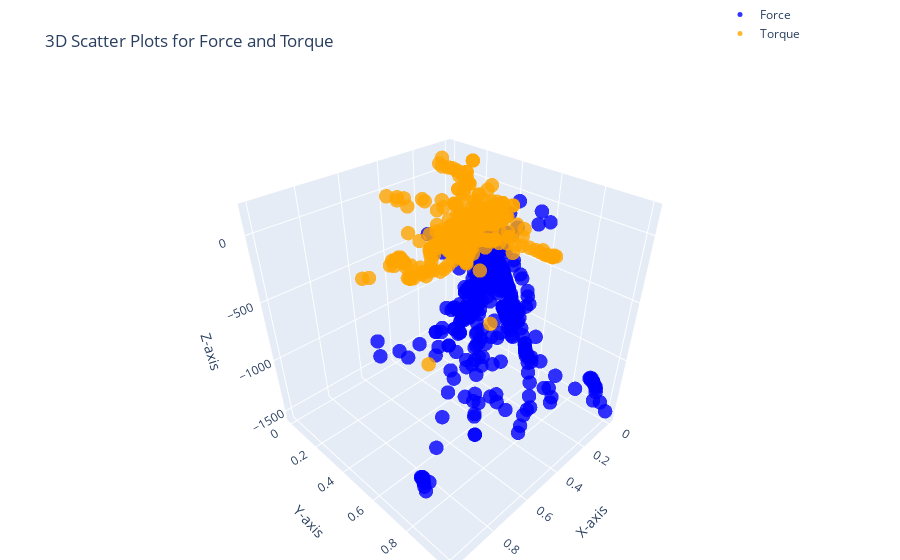

Notebook code cell kept with this figure:
### Code cell
import plotly.graph_objects as go

# 3D scatter plot for Force (Fx, Fy, Fz)
force_plot = go.Scatter3d(
    x=cleaned_df['Fx'],
    y=cleaned_df['Fy'],
    z=cleaned_df['Fz'],
    mode='markers',
    marker=dict(size=5, color='blue', opacity=0.8),
    name='Force'
)

# 3D scatter plot for Torque (Tx, Ty, Tz)
torque_plot = go.Scatter3d(
    x=cleaned_df['Tx'],
    y=cleaned_df['Ty'],
    z=cleaned_df['Tz'],
    mode='markers',
    marker=dict(size=5, color='orange', opacity=0.8),
    name='Torque'
)

# Create subplots
fig = go.Figure()

# Add Force plot
fig.add_trace(force_plot)
fig.add_trace(torque_plot)

# Layout settings
fig.update_layout(
    title='3D Scatter Plots for Force and Torque',
    scene=dict(
        xaxis_title='X-axis',
        yaxis_title='Y-axis',
        zaxis_title='Z-axis'
    ),
    legend=dict(x=0.8, y=1.2),
    margin=dict(l=0, r=0, b=0, t=40)
)

fig.show()

### Figure 1 — Plotly figure (JSON) as saved in the notebook; plotly's stock layout.template omitted (floating-point values rounded to 4 significant figures; data arrays with more than 128 entries replaced by an {"elided": "..."} marker saying what was removed)
{"data": [{"marker": {"color": "blue", "opacity": 0.8, "size": 5}, "mode": "markers", "name": "Force", "type": "scatter3d", "x": {"elided": "1320 float values"}, "y": {"elided": "1320 float values"}, "z": {"elided": "1320 int values"}}, {"marker": {"color": "orange", "opacity": 0.8, "size": 5}, "mode": "markers", "name": "Torque", "type": "scatter3d", "x": {"elided": "1320 float values"}, "y": {"elided": "1320 float values"}, "z": {"elided": "1320 int values"}}], "layout": {"legend": {"x": 0.8, "y": 1.2}, "margin": {"b": 0, "l": 0, "r": 0, "t": 40}, "scene": {"xaxis": {"title": {"text": "X-axis"}}, "yaxis": {"title": {"text": "Y-axis"}}, "zaxis": {"title": {"text": "Z-axis"}}}, "title": {"text": "3D Scatter Plots for Force and Torque"}}}
